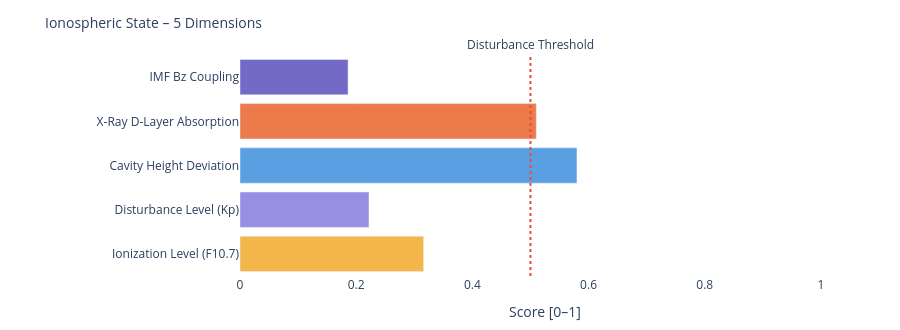

Here is the notebook cell this chart was saved with:
### Markdown cell above
---
### 📐 Systemic Insight: Geometric Cavity vs. Real Schumann Resonance

**Relevant for:** Layer 6 = delta analysis &nbsp;|&nbsp; Layer 7 = feature vector / system interpretation

A cavity height change from 80 km to 70 km shifts the **idealized geometric frequencies** only minimally:

| Modus | Aktuell | Referenz | Δ |
|-------|---------|----------|---|
| SR-1 | 10.4762 Hz | 10.4599 Hz | +16 mHz |
| SR-2 | 18.1452 Hz | 18.1171 Hz | +28 mHz |
| SR-3 | 25.6612 Hz | 25.6215 Hz | +40 mHz |
| SR-4 | 33.1285 Hz | 33.0772 Hz | +51 mHz |

The geometric effect is limited because 10 km is very small compared to Earth's radius (~6371 km).

**Consequence:** Real Schumann deviations are likely driven more strongly by **conductivity, damping, day/night structure, lightning distribution and source geometry** than by pure cavity height.

---

**Layer 6 compares:**
```
geometric Δ from Layer 4  vs.  observed Δ from real Schumann measurement data
```

**Layer 7 Feature:**
```
If real Δ >> geometric Δ  →  non-geometric factors dominant
```

### Code cell
# ============================================================
# IONOSPHERIC STATE – Summary gauge
# Five dimensions: ionization, disturbance, cavity height, X-Ray, Bz coupling
# ============================================================

def norm(v, lo, hi):
    if v is None: return None
    return round(max(0.0, min(1.0, (v - lo) / (hi - lo))), 3)

# Ionization level (F10.7 → F2-Layer)
ioniz = norm(f107_val, 60, 250)

# Disturbance level (Kp → E/F-Layer irregularities)
disturb = norm(kp_val, 0, 9)

# Cavity height deviation from reference (80 km)
h_dev = norm(abs(h_eff - 80), 0, 20)

# X-Ray ionization (D-Layer absorption)
xray_ioniz = None
if xray_now is not None:
    xray_ioniz = norm(math.log10(max(xray_now, 1e-9)) + 9, 0, 5)

# Bz coupling (southward Bz → stronger magnetosphere-ionosphere coupling)
bz_coupling = norm(-(bz_now or 0), -5, 30) if bz_now is not None else None

dims = [
    ('Ionization Level (F10.7)',    ioniz,      '#F2A623'),
    ('Disturbance Level (Kp)',      disturb,    '#7F77DD'),
    ('Cavity Height Deviation',     h_dev,      '#378ADD'),
    ('X-Ray D-Layer Absorption',    xray_ioniz, '#E85D24'),
    ('IMF Bz Coupling',             bz_coupling,'#534AB7'),
]

fig = go.Figure()
for name, val, col in dims:
    if val is not None:
        h = int(val * 20)
        bar = '█' * h + '░' * (20 - h)
        label = f'{name}:  {bar}  {val:.3f}'
    else:
        label = f'{name}:  {"─" * 20}  n/a'
    fig.add_trace(go.Bar(
        x=[val if val is not None else 0],
        y=[name],
        orientation='h',
        marker_color=col, opacity=0.82,
        showlegend=False
    ))

fig.add_vline(x=0.5, line_dash='dot', line_color='#e74c3c',
              annotation_text='Disturbance Threshold', annotation_position='top')
fig.update_layout(
    title=dict(text='Ionospheric State – 5 Dimensions', font=dict(size=14)),
    xaxis=dict(title='Score [0–1]', range=[0, 1.05]),
    height=330, plot_bgcolor='rgba(0,0,0,0)', paper_bgcolor='rgba(0,0,0,0)',
    margin=dict(l=240, r=50, t=55, b=40)
)
fig.show()

print(f'\nIonospheric state:')
for name, val, _ in dims:
    print(f'  {name:<35} {val:.3f}' if val is not None else f'  {name:<35} n/a')

### Figure 1 — Plotly figure (JSON) as saved in the notebook; plotly's stock layout.template omitted (floating-point values rounded to 4 significant figures)
{"data": [{"marker": {"color": "#F2A623"}, "opacity": 0.82, "orientation": "h", "showlegend": false, "type": "bar", "x": [0.316], "y": ["Ionization Level (F10.7)"]}, {"marker": {"color": "#7F77DD"}, "opacity": 0.82, "orientation": "h", "showlegend": false, "type": "bar", "x": [0.222], "y": ["Disturbance Level (Kp)"]}, {"marker": {"color": "#378ADD"}, "opacity": 0.82, "orientation": "h", "showlegend": false, "type": "bar", "x": [0.58], "y": ["Cavity Height Deviation"]}, {"marker": {"color": "#E85D24"}, "opacity": 0.82, "orientation": "h", "showlegend": false, "type": "bar", "x": [0.51], "y": ["X-Ray D-Layer Absorption"]}, {"marker": {"color": "#534AB7"}, "opacity": 0.82, "orientation": "h", "showlegend": false, "type": "bar", "x": [0.186], "y": ["IMF Bz Coupling"]}], "layout": {"annotations": [{"showarrow": false, "text": "Disturbance Threshold", "x": 0.5, "xanchor": "center", "xref": "x", "y": 1, "yanchor": "bottom", "yref": "y domain"}], "height": 330, "margin": {"b": 40, "l": 240, "r": 50, "t": 55}, "paper_bgcolor": "rgba(0,0,0,0)", "plot_bgcolor": "rgba(0,0,0,0)", "shapes": [{"line": {"color": "#e74c3c", "dash": "dot"}, "type": "line", "x0": 0.5, "x1": 0.5, "xref": "x", "y0": 0, "y1": 1, "yref": "y domain"}], "title": {"font": {"size": 14}, "text": "Ionospheric State – 5 Dimensions"}, "xaxis": {"range": [0, 1.05], "title": {"text": "Score [0–1]"}}}}
